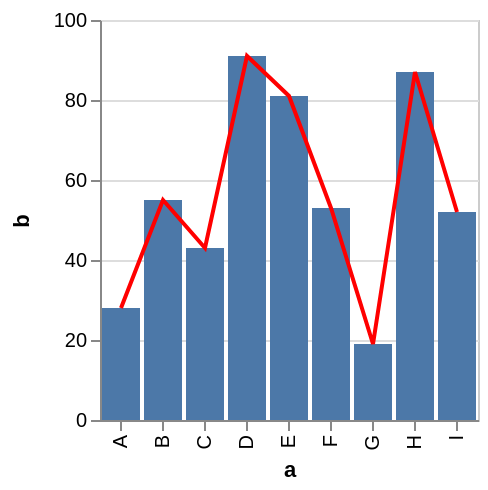

Specify this chart in Vega-Lite:
### Vega specification from a JSON file in a GitHub repository (floating-point values rounded to 4 significant figures)
{"$schema": "https://vega.github.io/schema/vega/v3.0.json", "autosize": "pad", "padding": 5, "encode": {"update": {"stroke": {"value": "#ccc"}, "fill": {"value": "transparent"}}}, "data": [{"name": "source_0", "values": [{"a": "A", "b": 28}, {"a": "B", "b": 55}, {"a": "C", "b": 43}, {"a": "D", "b": 91}, {"a": "E", "b": 81}, {"a": "F", "b": 53}, {"a": "G", "b": 19}, {"a": "H", "b": 87}, {"a": "I", "b": 52}]}, {"name": "data_1", "source": "source_0", "transform": [{"type": "formula", "expr": "toNumber(datum[\"b\"])", "as": "b"}, {"type": "filter", "expr": "datum[\"b\"] !== null && !isNaN(datum[\"b\"])"}]}, {"name": "data_2", "source": "source_0", "transform": [{"type": "formula", "expr": "toNumber(datum[\"b\"])", "as": "b"}, {"type": "filter", "expr": "datum[\"b\"] !== null && !isNaN(datum[\"b\"])"}]}], "signals": [{"name": "x_step", "value": 21}, {"name": "width", "update": "bandspace(domain('x').length, 0.1, 0.05) * x_step"}, {"name": "height", "update": "200"}], "marks": [{"name": "layer_0_marks", "type": "rect", "role": "bar", "from": {"data": "data_1"}, "encode": {"update": {"x": {"scale": "x", "field": "a"}, "width": {"scale": "x", "band": true}, "y": {"scale": "y", "field": "b"}, "y2": {"scale": "y", "value": 0}, "fill": {"value": "#4c78a8"}}}}, {"name": "layer_1_marks", "type": "line", "sort": {"field": "datum[\"a\"]", "order": "descending"}, "from": {"data": "data_2"}, "encode": {"update": {"x": {"scale": "x", "field": "a", "band": 0.5}, "y": {"scale": "y", "field": "b"}, "stroke": {"value": "red"}}}}], "scales": [{"name": "x", "type": "band", "domain": {"fields": [{"data": "data_1", "field": "a"}, {"data": "data_2", "field": "a"}], "sort": true}, "range": {"step": {"signal": "x_step"}}, "round": true, "paddingInner": 0.1, "paddingOuter": 0.05}, {"name": "y", "type": "linear", "domain": {"fields": [{"data": "data_1", "field": "b"}, {"data": "data_2", "field": "b"}], "sort": true}, "range": [{"signal": "height"}, 0], "round": true, "nice": true, "zero": true}], "axes": [{"scale": "x", "labelOverlap": true, "orient": "bottom", "title": "a", "zindex": 1, "encode": {"labels": {"update": {"angle": {"value": 270}, "align": {"value": "right"}, "baseline": {"value": "middle"}}}}}, {"scale": "y", "labelOverlap": true, "orient": "left", "tickCount": {"signal": "ceil(height/40)"}, "title": "b", "zindex": 1}, {"scale": "y", "domain": false, "grid": true, "labels": false, "maxExtent": 0, "minExtent": 0, "orient": "left", "tickCount": {"signal": "ceil(height/40)"}, "ticks": false, "zindex": 0, "gridScale": "x"}], "config": {"axis": {"domainColor": "#888", "tickColor": "#888"}, "axisY": {"minExtent": 30}}}
